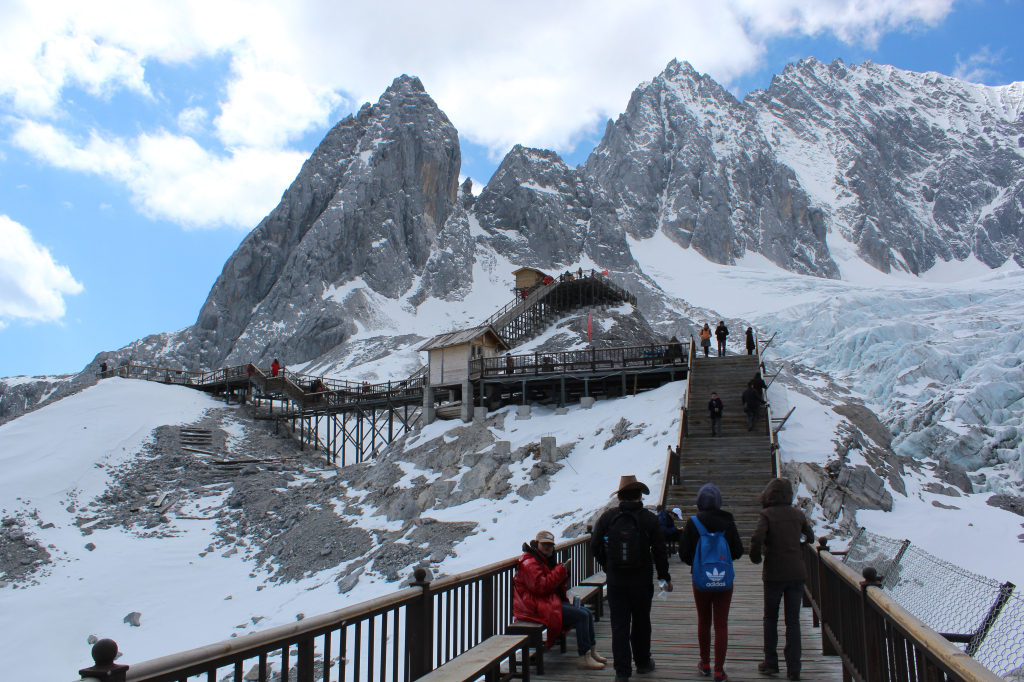
#> input picture basic/numpy/moun.jpg, 1024 x 682 px
$ python image.py
#> lines starting #> are read from the running program, lines starting #| are printed output that depends on the picture
from PIL import Image
import numpy as np
import matplotlib.pyplot as plt

im =np.array(Image.open("moun.jpg").convert('L'))  #灰度化
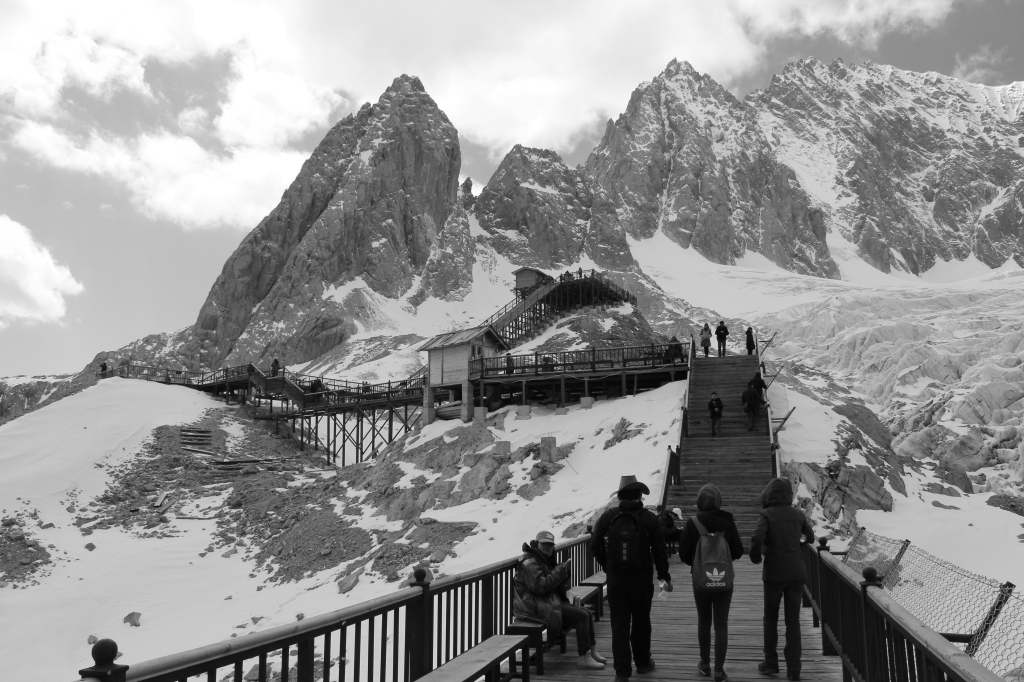
#> im: shape (682, 1024); min 2, max 255, mean 145.9
print(im.shape, im.ndim)
#| (682, 1024) 2
# 原图
plt.figure("image")
plt.imshow(im)
plt.show()
# # 变换后的图
b = im/2  #像素变换
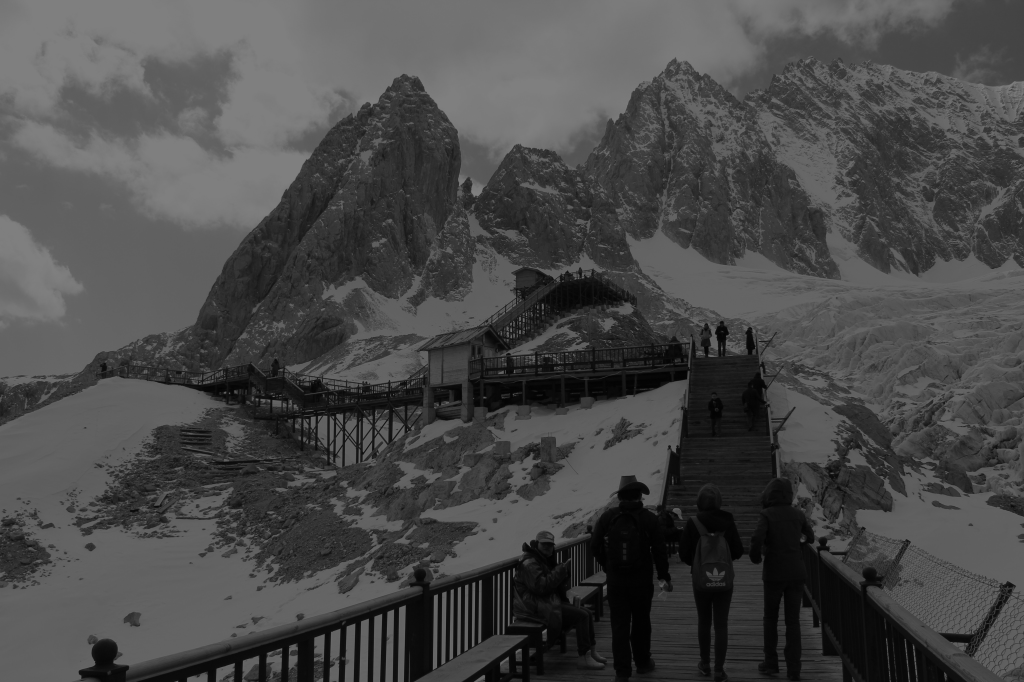
#> b: shape (682, 1024) float64; min 1, max 127.5, mean 73
im = Image.fromarray(b.astype('uint8'))
#> im: PIL image 1024x682 L
im.save("moun2.jpg")
